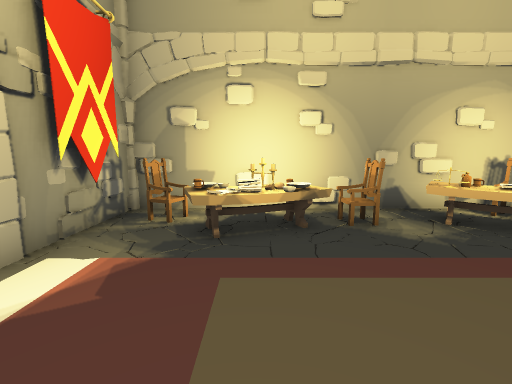
[1] (above)

16 first-person views from a walk through a scene from a Unity 3-D project. The camera is 1.5 m above the floor, tilts 8° down and sees 90° across. Doors are open. The floor is counted in squares, 1 m on a side. Each view is taken from the middle of a square. On the plan, view 1 faces up. The plan holds only what a view shows up to about 13 squares ahead; the rest is blank. The place goes on beyond the plan. The player is left out. Some surface patterns are stand-ins.

[2]
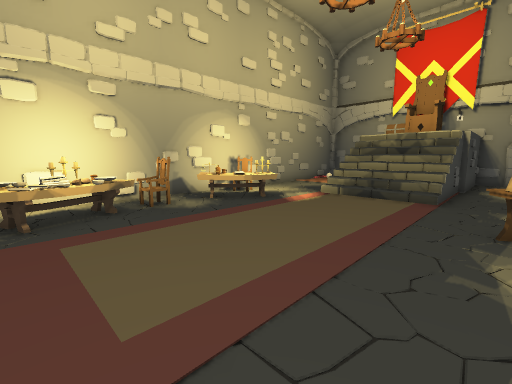

[3]
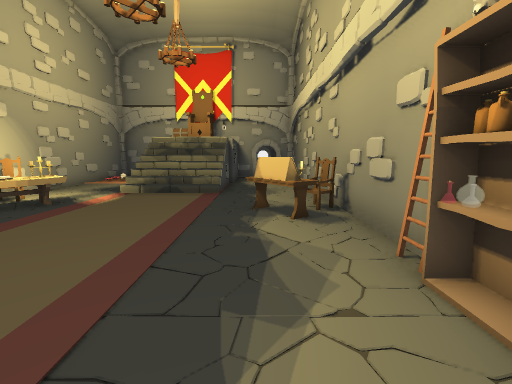

[4]
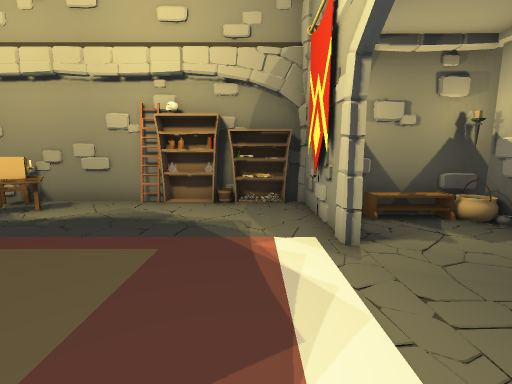

[5]
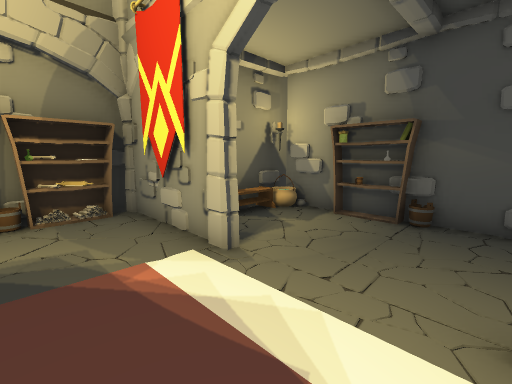

[6]
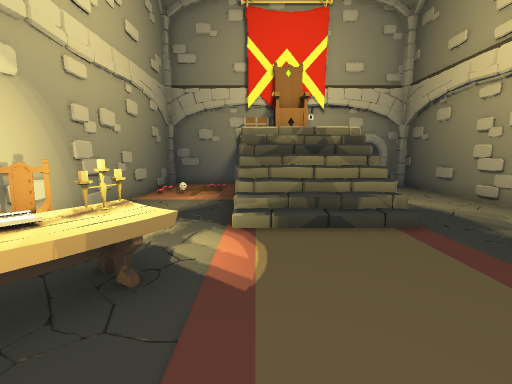

[7]
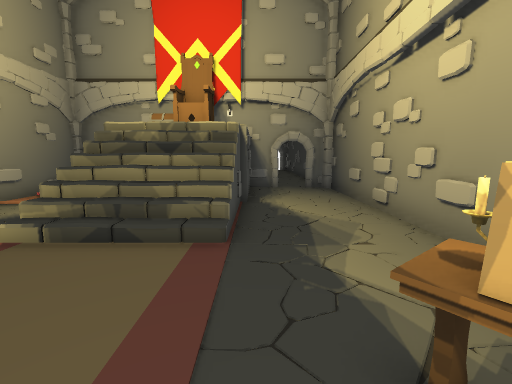

[8]
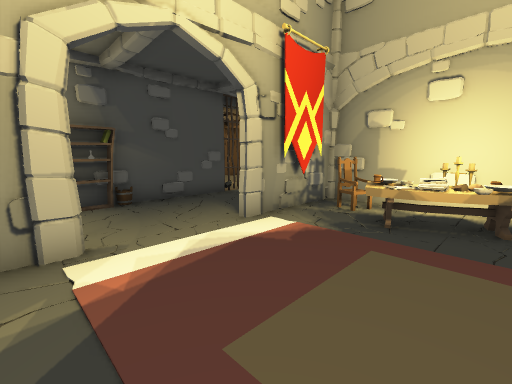

[9]
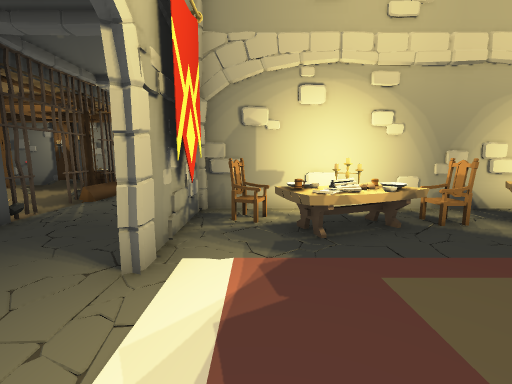

[10]
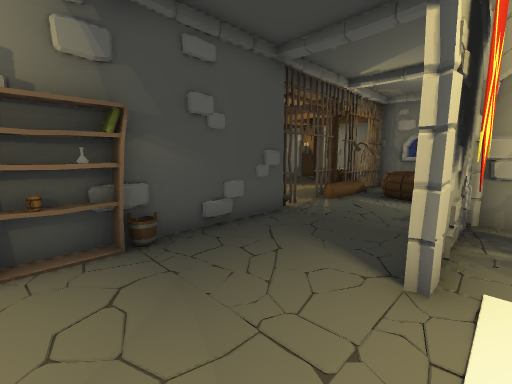

[11]
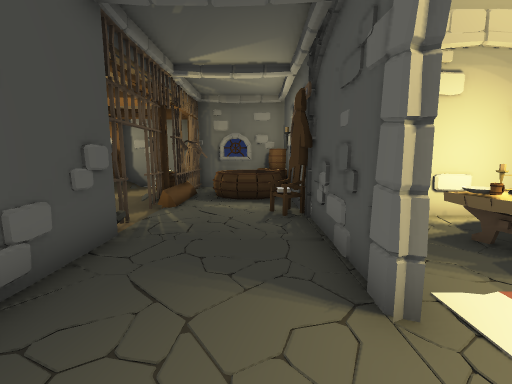

[12]
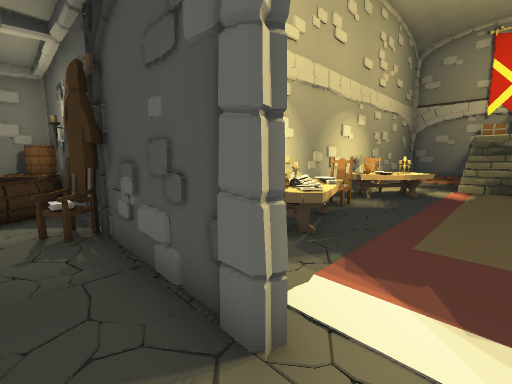

[13]
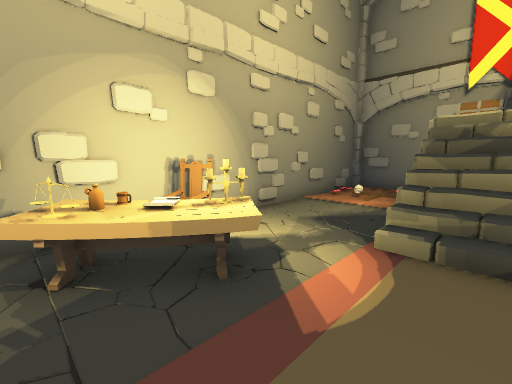

[14]
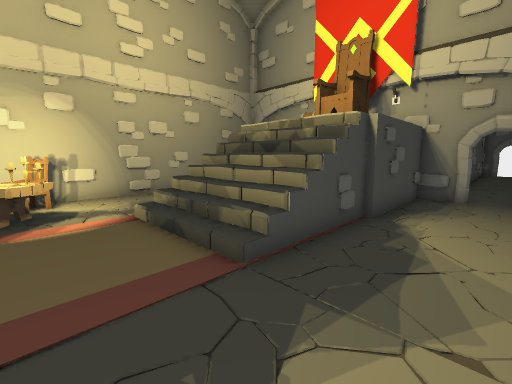

[15]
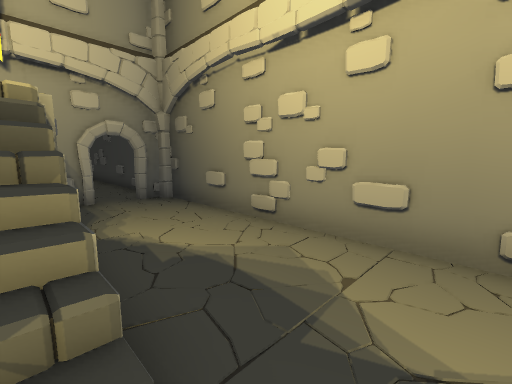

[16]
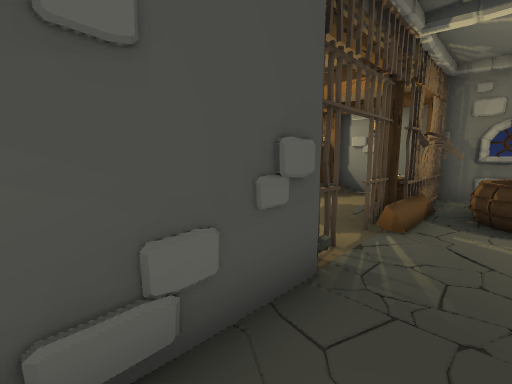

### Floor plan
Key: @ floor where view 1 was taken; # wall or solid block; . floor; D open door; = window, fence, low wall or low ledge; ≈ liquid the walk keeps out of; C chair; B banner; T table; E desk; A cauldron; S shelf; U bucket; K books; L skull; G gate; R barrel; O other object.
Columns run from 10 left of view 1 to 20 right of it. Each row starts with its distance up from view 1.
 13 #####OR
 12   ##OOR
 11  RR#O.#
 10  RR OO#
  9   G   ##
  8 ≈.G   O#        #######
  7   G   O##########C#...#####
  6   #   #BCOOOCCTOCC.....   #
  5   #   #B.OOO...TTT.....   #
  4   #   #..T......T......  LL
  3   # . O............=###
  2   #U .D...........#=##
  1    K .D...........#=##
  0   SS  O...@.......#=####
 -1   #   #................#####
 -2   #AOO ........EE.........D#
 -3   #####.......EE..........DD
 -4       #SSO  ...CC.........O####
 -5       ######################

Positions as (right, up) in squares from view 1, and headings:
1: (0, 0), facing up
2: (-1, -2), facing up-right
3: (-2, -2), facing right
4: (-2, 4), facing down
5: (-1, 3), facing down-left
6: (3, 3), facing right
7: (4, -1), facing right
8: (1, -1), facing up-left
9: (-2, 0), facing up
10: (-3, 0), facing up-left
11: (-5, 1), facing up
12: (-5, 2), facing up-right
13: (4, 2), facing up-right
14: (6, -3), facing up-right
15: (7, 0), facing down-right
16: (-6, 3), facing up-left
